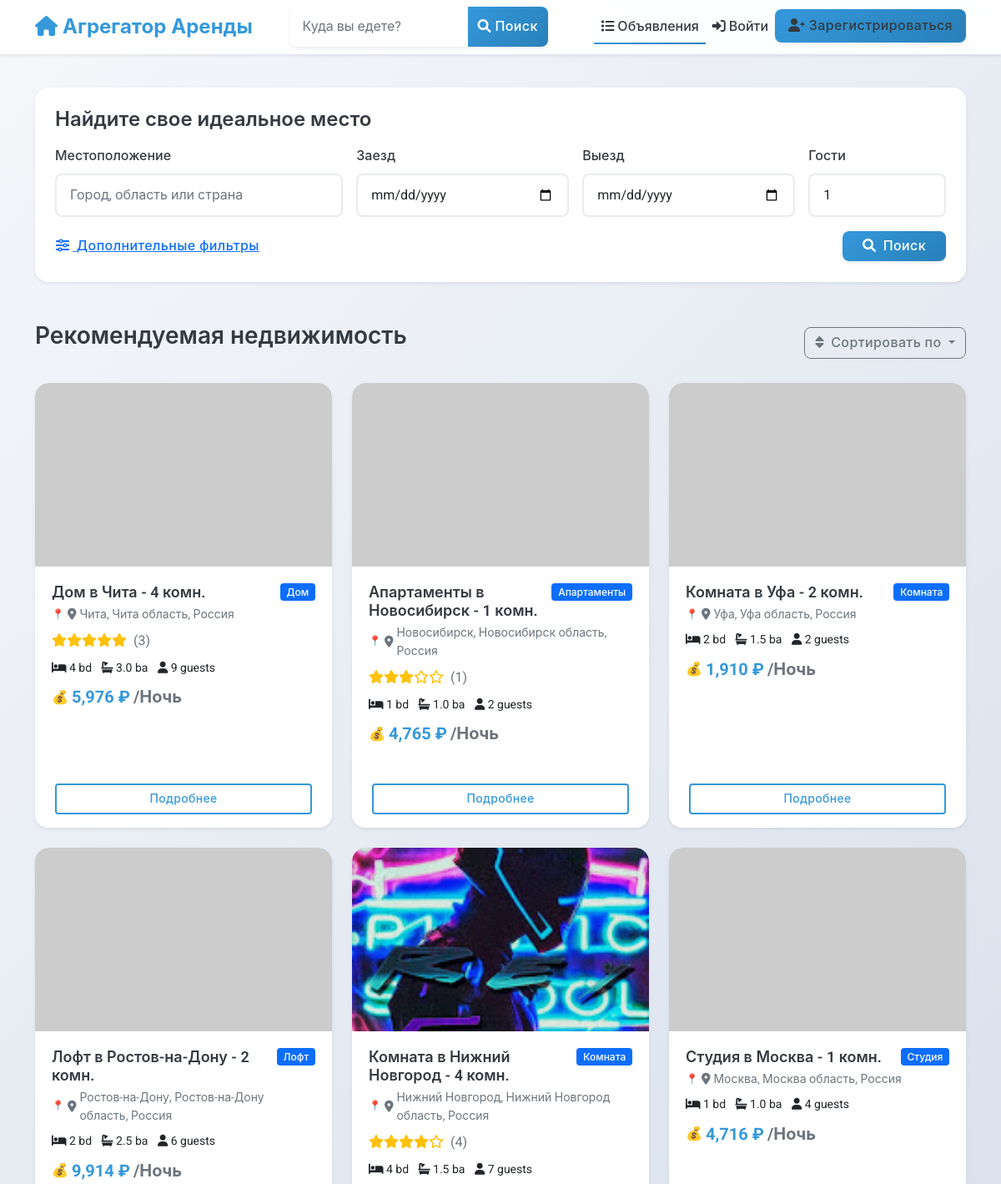
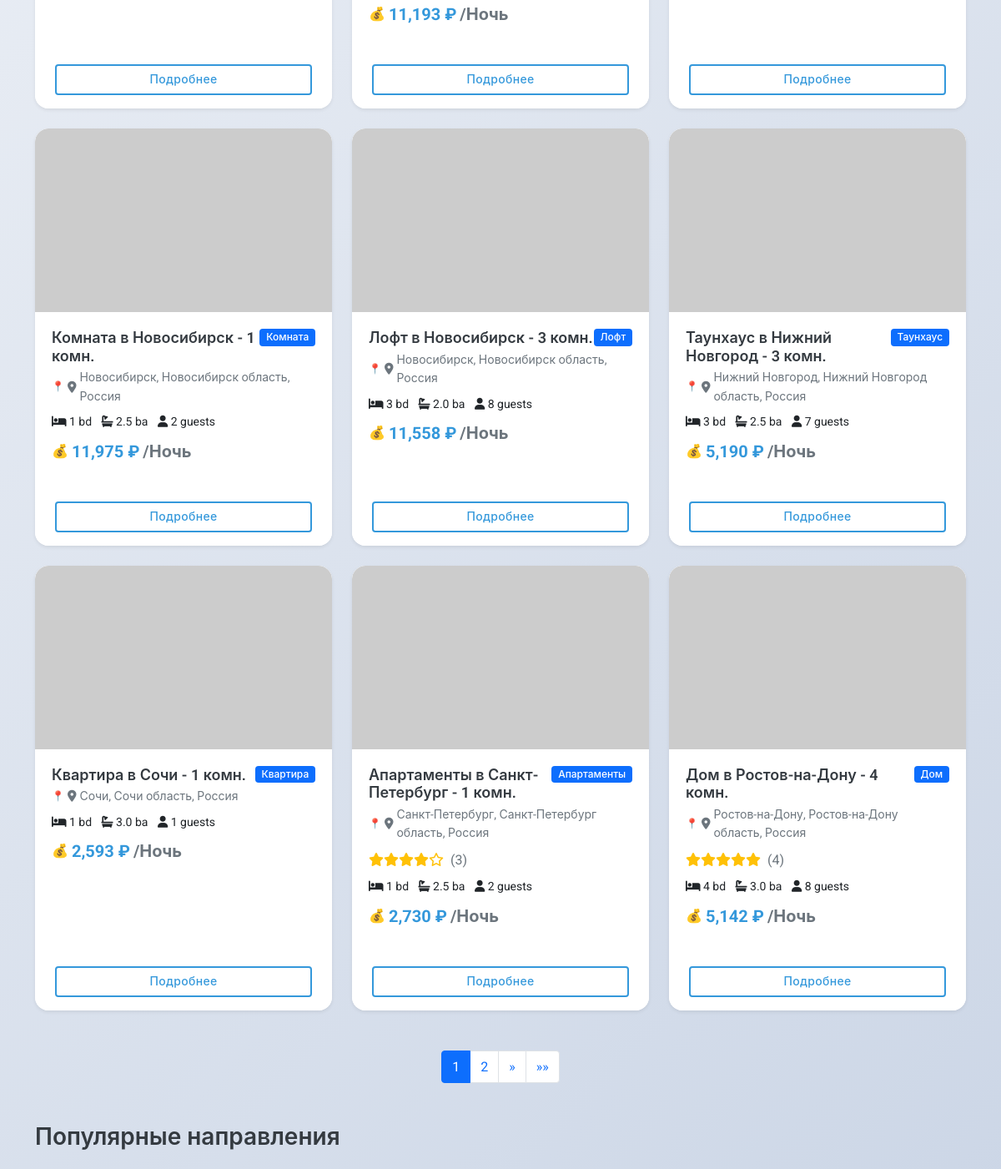
The page /listings/ (upper part) on the database as committed earlier (2 pictures, top to bottom).
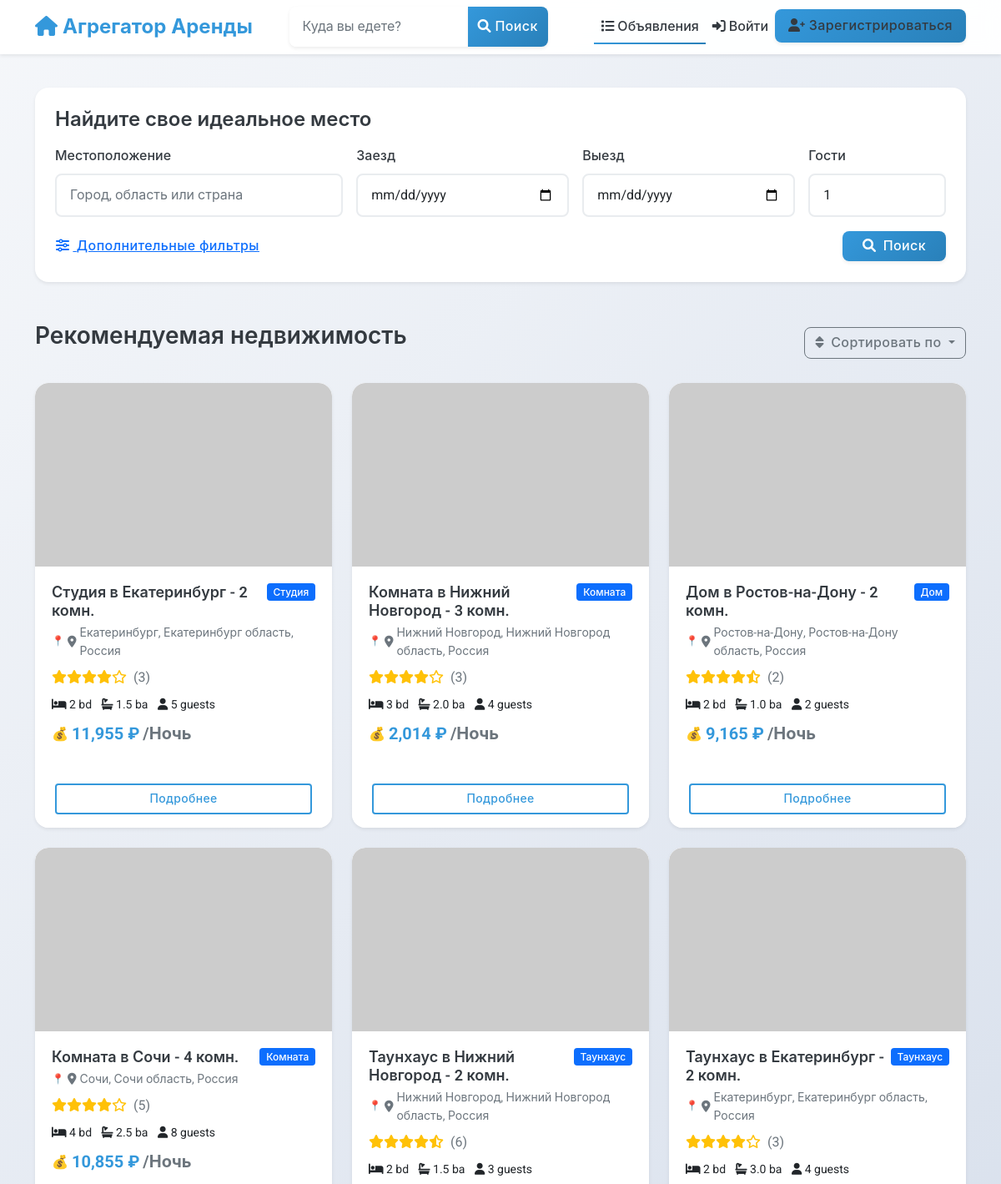
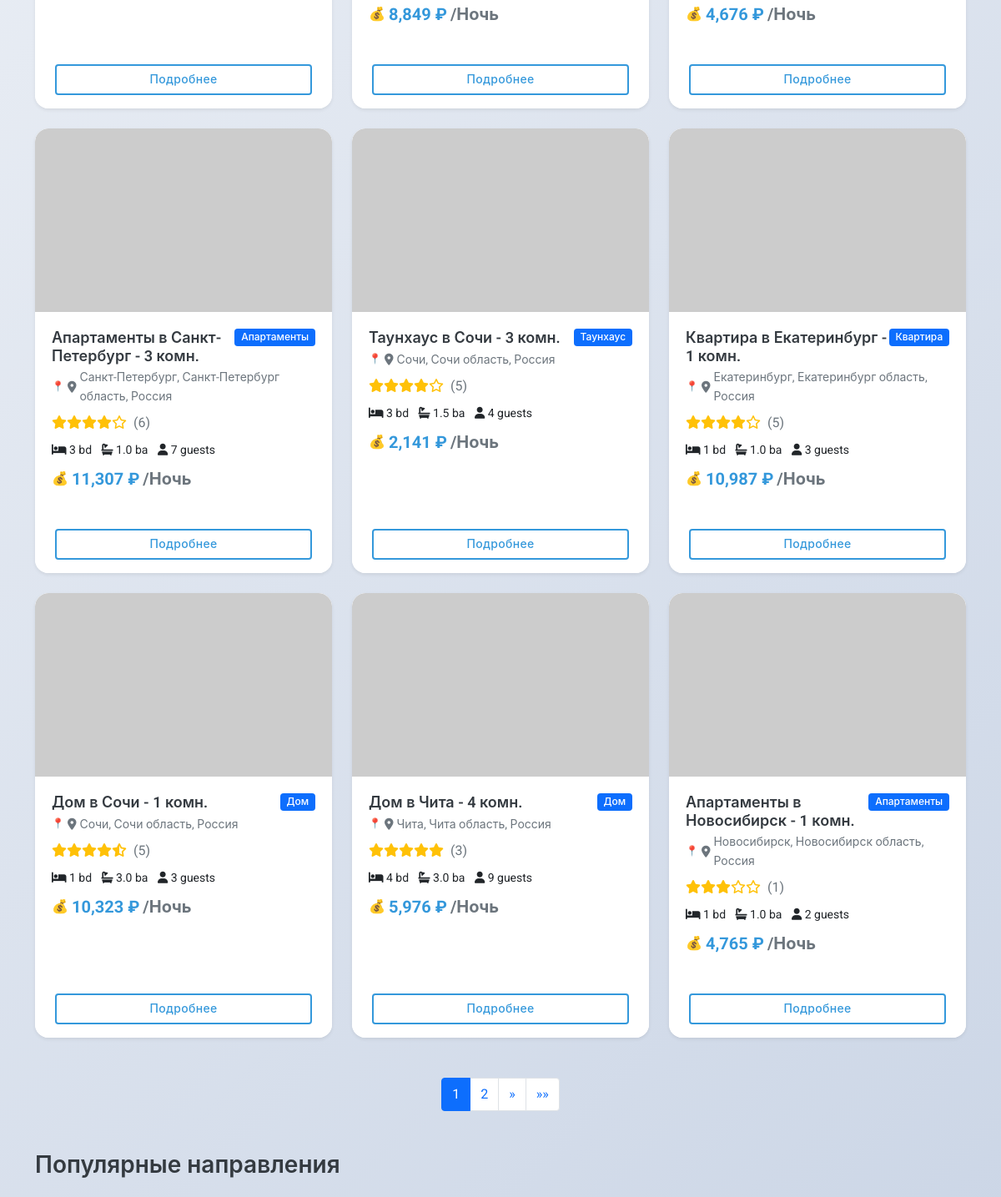
The same page on the database as committed later (2 pictures, top to bottom).
### listings/models.py (models this page shows, shortened)
class Listing(models.Model):
    title = models.CharField(_("Title"), max_length=100)
    description = models.TextField(_("Description"))
    address = models.CharField(_("Address"), max_length=255)
    city = models.CharField(_("City"), max_length=100)
    state = models.CharField(_("State/Province"), max_length=100)
    country = models.CharField(_("Country"), max_length=100)
    zip_code = models.CharField(_("ZIP/Postal Code"), max_length=20)
    latitude = models.DecimalField(_("Latitude"), max_digits=10, decimal_places=7, null=True, blank=True)
    longitude = models.DecimalField(_("Longitude"), max_digits=10, decimal_places=7, null=True, blank=True)
    price_per_night = models.DecimalField(_("Price per night"), max_digits=10, decimal_places=2)
    cleaning_fee = models.DecimalField(_("Cleaning fee"), max_digits=10, decimal_places=2, default=0)
    service_fee = models.DecimalField(_("Service fee"), max_digits=10, decimal_places=2, default=0)
    bedrooms = models.PositiveSmallIntegerField(_("Bedrooms"))
    bathrooms = models.DecimalField(_("Bathrooms"), max_digits=3, decimal_places=1)
    accommodates = models.PositiveSmallIntegerField(_("Accommodates"))
    property_type = models.CharField(_("Property type"), max_length=50)
    image_urls = models.JSONField(_("Image URLs"), default=list, null=True, blank=True)
    amenities = models.JSONField(_("Amenities"), default=list)
    house_rules = models.TextField(_("House rules"), blank=True)
    check_in_time = models.TimeField(_("Check-in time"), null=True, blank=True)
    check_out_time = models.TimeField(_("Check-out time"), null=True, blank=True)
    minimum_nights = models.PositiveSmallIntegerField(_("Minimum nights"), default=1)
    maximum_nights = models.PositiveSmallIntegerField(_("Maximum nights"), default=30)
    is_active = models.BooleanField(_("Is active"), default=True)
    is_approved = models.BooleanField(_("Is approved"), default=False)
    host = models.ForeignKey(
        settings.AUTH_USER_MODEL,
        on_delete=models.CASCADE,
        related_name='listings'
    )
    created_at = models.DateTimeField(_("Created at"), auto_now_add=True)
    updated_at = models.DateTimeField(_("Updated at"), auto_now=True)
    class Meta:
        verbose_name = _("Listing")
        verbose_name_plural = _("Listings")
        ordering = ['-created_at', '-id']
        ordering = ['-created_at']
    @property
    def main_image_url(self):
        main_image = self.images.filter(is_main=True).first()
        if main_image:
            return main_image.image.url
        first_image = self.images.first()
        if first_image:
            return first_image.image.url
        if self.image_urls and len(self.image_urls) > 0:
            return self.image_urls[0]
        return "https://via.placeholder.com/800x600.png?text=No+Image+Available"

class ListingImage(models.Model):
    listing = models.ForeignKey(
        Listing,
        on_delete=models.CASCADE,
        related_name='images'
    )
    image = models.ImageField(
        _("Image"),
        upload_to='listing_images/',
        help_text=_("Upload listing image")
    )
    is_main = models.BooleanField(
        _("Main image"),
        default=False,
        help_text=_("Mark as main listing image")
    )
    uploaded_at = models.DateTimeField(_("Uploaded at"), auto_now_add=True)
    class Meta:
        verbose_name = _("Listing Image")
        verbose_name_plural = _("Listing Images")
        ordering = ['-is_main', '-uploaded_at']

### listings/views.py (the view)
# urls.py: path('', views.ListingListView.as_view(), name='listing_list'),
class ListingListView(ListView):
    model = Listing
    template_name = 'listings/listing_list.html'
    context_object_name = 'listings'
    paginate_by = 12
    def get_queryset(self):
        queryset = Listing.objects.filter(is_active=True, is_approved=True)
        form = ListingSearchForm(self.request.GET)
        if form.is_valid():
            location = form.cleaned_data.get('location')
            if location:
                queryset = queryset.filter(
                    Q(city__icontains=location) |
                    Q(state__icontains=location) |
                    Q(country__icontains=location)
                )
            check_in = form.cleaned_data.get('check_in')
            check_out = form.cleaned_data.get('check_out')
            if check_in and check_out:
                overlapping_bookings = Booking.objects.filter(
                    Q(start_date__lte=check_out, end_date__gte=check_in),
                    status__in=['confirmed', 'pending']
                ).values_list('listing_id', flat=True)
                queryset = queryset.exclude(id__in=overlapping_bookings)
            guests = form.cleaned_data.get('guests')
            if guests:
                queryset = queryset.filter(accommodates__gte=guests)
            min_price = form.cleaned_data.get('min_price')
            if min_price:
                queryset = queryset.filter(price_per_night__gte=min_price)
            max_price = form.cleaned_data.get('max_price')
            if max_price:
                queryset = queryset.filter(price_per_night__lte=max_price)
            property_type = form.cleaned_data.get('property_type')
            if property_type:
                queryset = queryset.filter(property_type=property_type)
            bedrooms = form.cleaned_data.get('bedrooms')
            if bedrooms:
                queryset = queryset.filter(bedrooms__gte=bedrooms)
            bathrooms = form.cleaned_data.get('bathrooms')
            if bathrooms:
                queryset = queryset.filter(bathrooms__gte=bathrooms)
        queryset = queryset.annotate(
            avg_rating=Avg('reviews__rating'),
            review_count=Count('reviews')
        )
        sort_by = self.request.GET.get('sort')
        if sort_by == 'price_asc':
            queryset = queryset.order_by('price_per_night')
        elif sort_by == 'price_desc':
            queryset = queryset.order_by('-price_per_night')
        elif sort_by == 'rating':
            queryset = queryset.order_by('-avg_rating', '-review_count')
        elif sort_by == 'newest':
            queryset = queryset.order_by('-created_at')
        else:
            queryset = queryset.order_by('-created_at')
        return queryset
    def get_context_data(self, **kwargs):
        context = super().get_context_data(**kwargs)
        context['form'] = ListingSearchForm(self.request.GET)
        return context

### listings/templatetags/listing_extras.py (called while the page is built)
@register.filter
def currency(value):
    try:
        value = float(value)
        return f"{value:,.0f} ₽"
    except (ValueError, TypeError):
        return "0 ₽"

@register.filter
def star_rating(value):
    if value is None:
        return mark_safe('<span class="text-muted">Пока нет оценок</span>')
    try:
        rating = float(value)
        full_stars = int(rating)
        half_star = rating - full_stars >= 0.5
        empty_stars = 5 - full_stars - (1 if half_star else 0)
        stars_html = ''
        for _ in range(full_stars):
            stars_html += '<i class="fas fa-star text-warning"></i>'
        if half_star:
            stars_html += '<i class="fas fa-star-half-alt text-warning"></i>'
        for _ in range(empty_stars):
            stars_html += '<i class="far fa-star text-warning"></i>'
        return mark_safe(stars_html)
    except (ValueError, TypeError):
        return mark_safe('<span class="text-muted">Некорректная оценка</span>')

### listings/templates/listings/listing_list.html (shortened to what the changed rows need)
{% extends 'base.html' %}
{% load static %}
{% load listing_extras %}
{% block content %}
<div class="container">
    <section class="mb-5">
        {% if listings %}
            <div class="row row-cols-1 row-cols-md-2 row-cols-lg-3 g-4">
                {% for listing in listings %}
                <div class="col">
                    <div class="card h-100 shadow-sm listing-card">
                        <a href="{% url 'listings:listing_detail' pk=listing.id %}" class="text-decoration-none">
                            <img src="{{ listing.main_image_url }}" class="card-img-top" alt="{{ listing.title }}">
                        </a>
                        <div class="card-body">
                            <div class="d-flex justify-content-between align-items-start">
                                <h5 class="card-title mb-1">{{ listing.title }}</h5>
                                <span class="badge bg-primary">{{ listing.property_type|title }}</span>
                            </div>
                            <p class="listing-location text-muted mb-2">
                                <i class="fas fa-map-marker-alt"></i> {{ listing.city }}, {{ listing.state }}, {{ listing.country }}
                            </p>
                            {% if listing.avg_rating %}
                            <div class="mb-2">
                                {{ listing.avg_rating|star_rating }}
                                <span class="text-muted ms-1">({{ listing.review_count }})</span>
                            </div>
                            {% endif %}
                            <div class="mb-2 amenities">
                                <span class="me-2"><i class="fas fa-bed"></i> {{ listing.bedrooms }} bd</span>
                                <span class="me-2"><i class="fas fa-bath"></i> {{ listing.bathrooms }} ba</span>
                                <span><i class="fas fa-user"></i> {{ listing.accommodates }} guests</span>
                            </div>
                            <p class="listing-price card-text">{{ listing.price_per_night|currency }} <span class="text-muted">/Ночь</span></p>
                        </div>
                        <div class="card-footer bg-white border-top-0">
                            <a href="{% url 'listings:listing_detail' pk=listing.id %}" class="btn btn-sm btn-outline-primary w-100">
                                Подробнее
                            </a>
                        </div>
                    </div>
                </div>
                {% endfor %}
            </div>
            {% if is_paginated %}
            <nav aria-label="Page navigation" class="mt-5">
                <ul class="pagination justify-content-center">
                    {% for num in page_obj.paginator.page_range %}
                        {% if page_obj.number == num %}
                            <li class="page-item active"><a class="page-link" href="#">{{ num }}</a></li>
                        {% elif num > page_obj.number|add:'-3' and num < page_obj.number|add:'3' %}
                            <li class="page-item">
                                <a class="page-link" href="?{% for key, value in request.GET.items %}{% if key != 'page' %}{{ key }}={{ value }}&{% endif %}{% endfor %}page={{ num }}">{{ num }}</a>
                            </li>
                        {% endif %}
                    {% endfor %}
                </ul>
            </nav>
            {% endif %}
        {% endif %}
    </section>
</div>
{% endblock %}

Rows that differ between the two databases and show on the page:
no longer on this page (row unchanged): Listing: title "Комната в Уфа - 2 комн.", property_type "Комната", city "Уфа", state "Уфа область", country "Россия", bedrooms "2", bathrooms "1.5", accommodates "2", price_per_night "1,910 ₽"
no longer on this page (row unchanged): Listing: title "Лофт в Ростов-на-Дону - 2 комн.", property_type "Лофт", city "Ростов-на-Дону", state "Ростов-на-Дону область", country "Россия", bedrooms "2", bathrooms "2.5", accommodates "6", price_per_night "9,914 ₽"
no longer on this page (row unchanged): Listing: main_image_url (picture), title "Комната в Нижний Новгород - 4 комн.", property_type "Комната", city "Нижний Новгород", state "Нижний Новгород область", country "Россия", review_count "4", bedrooms "4", bathrooms "1.5", accommodates "7", price_per_night "11,193 ₽"
no longer on this page (row unchanged): Listing: title "Студия в Москва - 1 комн.", property_type "Студия", city "Москва", state "Москва область", country "Россия", bedrooms "1", bathrooms "1.0", accommodates "4", price_per_night "4,716 ₽"
no longer on this page (row unchanged): Listing: title "Комната в Новосибирск - 1 комн.", property_type "Комната", city "Новосибирск", state "Новосибирск область", country "Россия", bedrooms "1", bathrooms "2.5", accommodates "2", price_per_night "11,975 ₽"
no longer on this page (row unchanged): Listing: title "Лофт в Новосибирск - 3 комн.", property_type "Лофт", city "Новосибирск", state "Новосибирск область", country "Россия", bedrooms "3", bathrooms "2.0", accommodates "8", price_per_night "11,558 ₽"
no longer on this page (row unchanged): Listing: title "Таунхаус в Нижний Новгород - 3 комн.", property_type "Таунхаус", city "Нижний Новгород", state "Нижний Новгород область", country "Россия", bedrooms "3", bathrooms "2.5", accommodates "7", price_per_night "5,190 ₽"
no longer on this page (row unchanged): Listing: title "Квартира в Сочи - 1 комн.", property_type "Квартира", city "Сочи", state "Сочи область", country "Россия", bedrooms "1", bathrooms "3.0", accommodates "1", price_per_night "2,593 ₽"
no longer on this page (row unchanged): Listing: title "Апартаменты в Санкт-Петербург - 1 комн.", property_type "Апартаменты", city "Санкт-Петербург", state "Санкт-Петербург область", country "Россия", review_count "3", bedrooms "1", bathrooms "2.5", accommodates "2", price_per_night "2,730 ₽"
no longer on this page (row unchanged): Listing: title "Дом в Ростов-на-Дону - 4 комн.", property_type "Дом", city "Ростов-на-Дону", state "Ростов-на-Дону область", country "Россия", review_count "4", bedrooms "4", bathrooms "3.0", accommodates "8", price_per_night "5,142 ₽"
added Listing: title "Студия в Екатеринбург - 2 комн.", property_type "Студия", city "Екатеринбург", state "Екатеринбург область", country "Россия", review_count "3", bedrooms "2", bathrooms "1.5", accommodates "5", price_per_night "11,955 ₽"
added Listing: title "Комната в Нижний Новгород - 3 комн.", property_type "Комната", city "Нижний Новгород", state "Нижний Новгород область", country "Россия", review_count "3", bedrooms "3", bathrooms "2.0", accommodates "4", price_per_night "2,014 ₽"
added Listing: title "Дом в Ростов-на-Дону - 2 комн.", property_type "Дом", city "Ростов-на-Дону", state "Ростов-на-Дону область", country "Россия", review_count "2", bedrooms "2", bathrooms "1.0", accommodates "2", price_per_night "9,165 ₽"
added Listing: title "Комната в Сочи - 4 комн.", property_type "Комната", city "Сочи", state "Сочи область", country "Россия", review_count "5", bedrooms "4", bathrooms "2.5", accommodates "8", price_per_night "10,855 ₽"
added Listing: title "Таунхаус в Нижний Новгород - 2 комн.", property_type "Таунхаус", city "Нижний Новгород", state "Нижний Новгород область", country "Россия", review_count "6", bedrooms "2", bathrooms "1.5", accommodates "3", price_per_night "8,849 ₽"
added Listing: title "Таунхаус в Екатеринбург - 2 комн.", property_type "Таунхаус", city "Екатеринбург", state "Екатеринбург область", country "Россия", review_count "3", bedrooms "2", bathrooms "3.0", accommodates "4", price_per_night "4,676 ₽"
added Listing: title "Апартаменты в Санкт-Петербург - 3 комн.", property_type "Апартаменты", city "Санкт-Петербург", state "Санкт-Петербург область", country "Россия", review_count "6", bedrooms "3", bathrooms "1.0", accommodates "7", price_per_night "11,307 ₽"
added Listing: title "Таунхаус в Сочи - 3 комн.", property_type "Таунхаус", city "Сочи", state "Сочи область", country "Россия", review_count "5", bedrooms "3", bathrooms "1.5", accommodates "4", price_per_night "2,141 ₽"
added Listing: title "Квартира в Екатеринбург - 1 комн.", property_type "Квартира", city "Екатеринбург", state "Екатеринбург область", country "Россия", review_count "5", bedrooms "1", bathrooms "1.0", accommodates "3", price_per_night "10,987 ₽"
added Listing: title "Дом в Сочи - 1 комн.", property_type "Дом", city "Сочи", state "Сочи область", country "Россия", review_count "5", bedrooms "1", bathrooms "3.0", accommodates "3", price_per_night "10,323 ₽"
